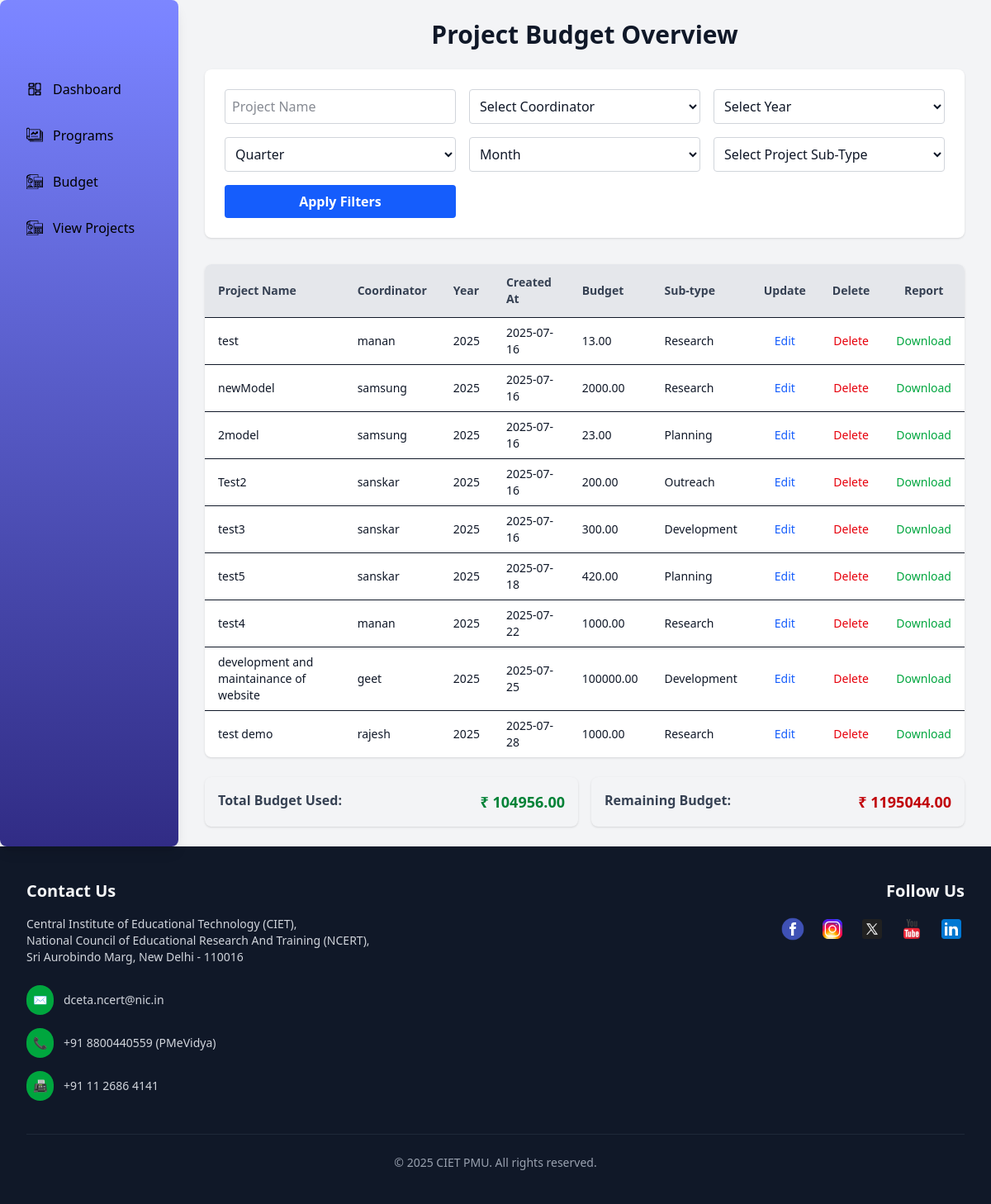
The app's page /view_projects/ with its own data.
### admin_dashboard/models.py (models this page shows)
class Program(models.Model):
    type = models.TextField(blank=True, null=True)
    title = models.TextField()
    coordinator = models.ForeignKey('User', models.DO_NOTHING)
    annual_budget = models.ForeignKey(Annualbudget, models.DO_NOTHING)
    created_at = models.DateTimeField(default=timezone.now)
    updated_at = models.DateTimeField(default=timezone.now)
    program_budget = models.DecimalField(decimal_places=2, max_digits=12)
    program_sub_type = models.TextField()
    class Meta:
        managed = False
        db_table = 'Program'

class User(models.Model):
    username = models.TextField(unique=True)
    password = models.TextField()
    role = models.TextField(blank=True, null=True)
    name = models.TextField()
    email = models.TextField(unique=True)
    class Meta:
        managed = False
        db_table = 'User'

class Annualbudget(models.Model):
    year = models.IntegerField()
    budget = models.DecimalField(max_digits=12, decimal_places=2)  # max_digits and decimal_places have been guessed, as this database handles decimal fields as float
    created_at = models.DateTimeField(blank=True, null=True)
    updated_at = models.DateTimeField(blank=True, null=True)
    class Meta:
        managed = False
        db_table = 'AnnualBudget'
        get_latest_by = 'year'

### admin_dashboard/views.py (the view)
# urls.py: path('view_projects/', views.view_projects, name='view_projects'),
def view_projects(request):
    coordinators, years, months, projects, total_used_budget, remaining_budget = helper_filter(request)
    return render(request, 'admin_dashboard/view_projects.html', {
        'coordinators': coordinators,
        'years': years,
        'months': months,
        'projects': projects,
        'total_used_budget':total_used_budget,
        'remaining_budget':remaining_budget,
    })

### admin_dashboard/templates/admin_dashboard/view_projects.html (shortened to what this page needs)
{% extends "layout.html" %}
{% load static %}
{% load static tailwind_tags %}
{% block content %}
<div class="flex flex-col md:flex-row min-h-screen">
    {% include "partials/admin_sidebar.html" %}
    <div id="mainContent" class="flex-1 px-4 sm:px-6 md:px-8 py-6 overflow-x-auto">
        <h1 class="text-xl sm:text-2xl md:text-3xl font-bold mb-6 text-center">Project Budget Overview</h1>
        <form method="POST" class="bg-white rounded-lg shadow p-4 sm:p-6 grid grid-cols-1 sm:grid-cols-2 md:grid-cols-3 gap-4 mb-8">
            <input type="text" name="project_name" placeholder="Project Name" class="form-input">
            <select name="coordinator" class="form-input">
                <option value="">Select Coordinator</option>
            </select>
            <select name="year" class="form-input">
                <option value="">Select Year</option>
            </select>
            <select name="quarter" class="form-input">
                <option value="">Quarter</option>
            </select>
            <select name="month" class="form-input">
                <option value="">Month</option>
            </select>
            <select name="sub_type" class="form-input">
                <option value="">Select Project Sub-Type</option>
            </select>
            <button type="submit" class="w-full bg-blue-600 hover:bg-blue-700 text-white font-semibold py-2 rounded">
                Apply Filters
            </button>
        </form>
        {% if projects %}
        <div class="overflow-x-auto bg-white rounded-lg shadow">
            <table class="min-w-full table-auto text-sm">
                <thead class="bg-gray-200 text-gray-700">
                    <tr>
                        <th class="px-4 py-3 text-left">Project Name</th>
                        <th class="px-4 py-3 text-left">Coordinator</th>
                        <th class="px-4 py-3 text-left">Year</th>
                        <th class="px-4 py-3 text-left">Created At</th>
                        <th class="px-4 py-3 text-left">Budget</th>
                        <th class="px-4 py-3 text-left">Sub-type</th>
                        <th class="px-4 py-3 text-center">Update</th>
                        <th class="px-4 py-3 text-center">Delete</th>
                        <th class="px-4 py-3 text-center">Report</th>
                    </tr>
                </thead>
                <tbody>
                    {% for project in projects %}
                    <tr class="border-t hover:bg-gray-50">
                        <td class="px-4 py-2">{{ project.title }}</td>
                        <td class="px-4 py-2">{{ project.coordinator.username }}</td>
                        <td class="px-4 py-2">{{ project.annual_budget.year }}</td>
                        <td class="px-4 py-2">{{ project.created_at|date:"Y-m-d" }}</td>
                        <td class="px-4 py-2">{{ project.program_budget }}</td>
                        <td class="px-4 py-2">{{ project.program_sub_type }}</td>
                        <td class="px-4 py-2 text-center">
                            <a href="{% url 'edit_project' project.id %}" class="text-blue-600 hover:underline">Edit</a>
                        </td>
                        <td class="px-4 py-2 text-center">
                            <a href="{% url 'delete_project' project.id %}"
                               class="text-red-600 hover:underline"
                               onclick="return confirm('Are you sure you want to delete this project?');">
                               Delete
                            </a>
                        </td>
                        <td class="px-4 py-2 text-center">
                            <a href="{% url 'export_projects_pdf' project.id %}" class="text-green-600 hover:underline">
                                Download
                            </a>
                        </td>
                    </tr>
                    {% endfor %}
                </tbody>
            </table>
        </div>
        <div class="mt-6 grid grid-cols-1 sm:grid-cols-2 gap-4">
            <div class="bg-gray-100 rounded-lg shadow p-4 flex justify-between font-semibold">
                <span class="text-gray-700">Total Budget Used:</span>
                <span class="text-green-700 text-lg">₹ {{ total_used_budget }}</span>
            </div>
            <div class="bg-gray-100 rounded-lg shadow p-4 flex justify-between font-semibold">
                <span class="text-gray-700">Remaining Budget:</span>
                <span class="text-red-700 text-lg">₹ {{ remaining_budget }}</span>
            </div>
        </div>
        {% else %}
        <p class="text-center text-gray-600 mt-6">No results found for selected filters.</p>
        {% endif %}
    </div>
</div>
{% endblock %}

### admin_dashboard/static/css/admin_styles.css (style rules this page uses)
.form-input { padding: 0.5rem; border: 1px solid #d1d5db; border-radius: 0.25rem; outline: none; font-size: 0.875rem; }
@media (min-width: 640px) { .form-input { font-size: 1rem; } }

### records on screen
Program: title "test", coordinator.username "manan", annual_budget.year "2025", created_at "2025-07-16", program_budget "13.00", program_sub_type "Research"
Program: title "newModel", coordinator.username "samsung", annual_budget.year "2025", created_at "2025-07-16", program_budget "2000.00", program_sub_type "Research"
Program: title "2model", coordinator.username "samsung", annual_budget.year "2025", created_at "2025-07-16", program_budget "23.00", program_sub_type "Planning"
Program: title "Test2", coordinator.username "sanskar", annual_budget.year "2025", created_at "2025-07-16", program_budget "200.00", program_sub_type "Outreach"
Program: title "test3", coordinator.username "sanskar", annual_budget.year "2025", created_at "2025-07-16", program_budget "300.00", program_sub_type "Development"
Program: title "test5", coordinator.username "sanskar", annual_budget.year "2025", created_at "2025-07-18", program_budget "420.00", program_sub_type "Planning"
Program: title "test4", coordinator.username "manan", annual_budget.year "2025", created_at "2025-07-22", program_budget "1000.00", program_sub_type "Research"
Program: title "development and maintainance of website", coordinator.username "geet", annual_budget.year "2025", created_at "2025-07-25", program_budget "100000.00", program_sub_type "Development"
Program: title "test demo", coordinator.username "rajesh", annual_budget.year "2025", created_at "2025-07-28", program_budget "1000.00", program_sub_type "Research"

### other values on screen
{{ total_used_budget }} "104956.00"
{{ remaining_budget }} "1195044.00"
